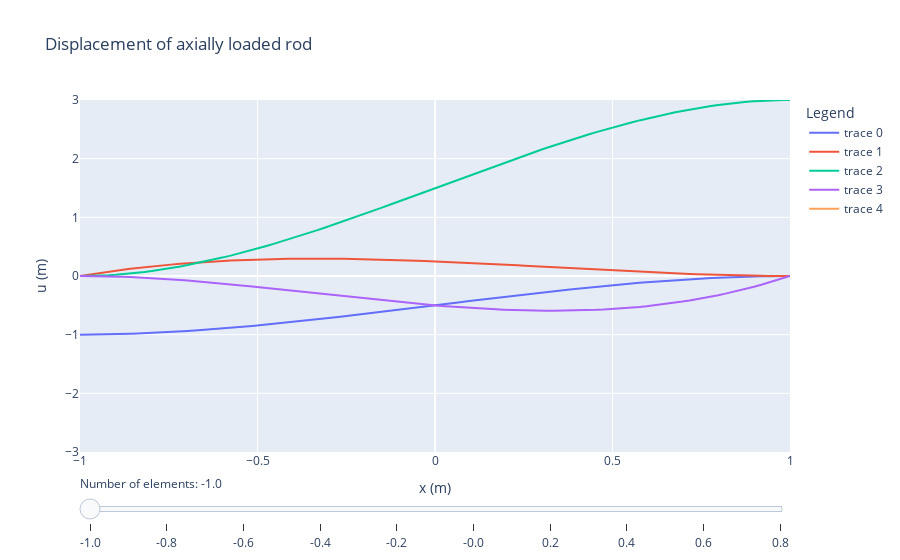

Source (notebook cell):
### Code cell
import plotly.graph_objects as go
import numpy as np



x = np.linspace(-1, 1, 100)

N1 = (1/4) * ((1-x)**2) * (2+x)
M1 = (1/8) * 2 * ((1-x)**2) * (1+x)
N2 = (1/4) * ((1+x)**2) * (2-x)
M2 = -(1/8) * 2 * ((1+x)**2) * (1-x)


# Colors
grey = '#eeeeee' # light grey fill

## Prepare all the graphs that are to be plotted
# Define the range of densities to plot
displ_range = np.arange(-1, 1, 0.2)

## Create plot
fig = go.Figure()

base_traces = 0 # Number of traces that are always visible

# Add traces, one for each slider step
for u1 in displ_range:
    theta1 = 1
    u2 = 3
    theta2 = 2
    fig.add_trace(
        go.Scatter(
            visible=False,
            x=x,
            y=N1*u1))
    fig.add_trace(
        go.Scatter(
            visible=False,
            x=x,
            y=M1*theta1))
    fig.add_trace(
        go.Scatter(
            visible=False,
            x=x,
            y=N2*u2))
    fig.add_trace(
        go.Scatter(
            visible=False,
            x=x,
            y=M2*theta2))
    fig.add_trace(
        go.Scatter(
            visible=False,
            x=x,
            y=N1*u1 + M1*theta1 + u2*u2 + M2*theta2))

traces_per_step = 5 # Number of traces per value of a

# Show the traces for one value of a when loading the plot (initial setup)
active_a_index = 0
for i in range(traces_per_step):
    fig.data[i].visible = True

# Create and add slider
steps = []
for i in range(0, displ_range.shape[0]):
    visarray = [False] * len(fig.data)
    visarray[traces_per_step*i:traces_per_step*(i+1)] = [True] * base_traces
    step = dict(
        method="update",
        args=[{"visible": visarray}],
        label=str(round(displ_range[i], 1))
    )
    steps.append(step)

sliders = [dict(
    active=active_a_index,
    currentvalue={"prefix": r"Number of elements: "},
    steps=steps
    ),
    dict(
        active=active_a_index
    )]

fig.update_layout(
    sliders=sliders,
    legend_title="Legend",
)

fig.update_xaxes(title_text='x (m)', range=[-1, 1])

# Update yaxis properties
fig.update_yaxes(title_text='u (m)', range=[-3, 3])

fig.update_layout(
    title="Displacement of axially loaded rod",
    sliders=sliders,
    legend_title="Legend"
)

fig
